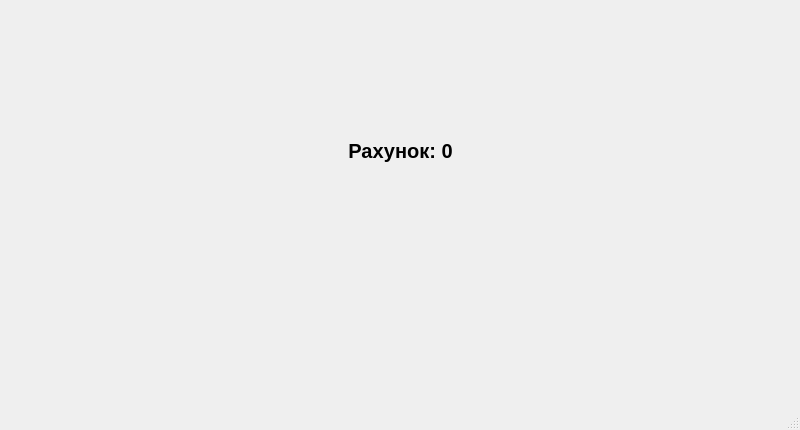
<?xml version="1.0" encoding="UTF-8"?>
<ui version="4.0">
 <class>MainWindow</class>
 <widget class="QMainWindow" name="MainWindow">
  <property name="geometry">
   <rect>
    <x>0</x>
    <y>0</y>
    <width>800</width>
    <height>430</height>
   </rect>
  </property>
  <property name="sizePolicy">
   <sizepolicy hsizetype="Fixed" vsizetype="Fixed">
    <horstretch>0</horstretch>
    <verstretch>0</verstretch>
   </sizepolicy>
  </property>
  <property name="minimumSize">
   <size>
    <width>800</width>
    <height>430</height>
   </size>
  </property>
  <property name="maximumSize">
   <size>
    <width>800</width>
    <height>430</height>
   </size>
  </property>
  <property name="windowTitle">
   <string>Лабораторна робота №6</string>
  </property>
  <widget class="QWidget" name="centralwidget">
   <widget class="QPushButton" name="flyObject">
    <property name="geometry">
     <rect>
      <x>110</x>
      <y>190</y>
      <width>42</width>
      <height>48</height>
     </rect>
    </property>
    <property name="sizePolicy">
     <sizepolicy hsizetype="Fixed" vsizetype="Fixed">
      <horstretch>0</horstretch>
      <verstretch>0</verstretch>
     </sizepolicy>
    </property>
    <property name="minimumSize">
     <size>
      <width>42</width>
      <height>48</height>
     </size>
    </property>
    <property name="maximumSize">
     <size>
      <width>42</width>
      <height>48</height>
     </size>
    </property>
    <property name="styleSheet">
     <string notr="true">background-color: none;
border: none;</string>
    </property>
    <property name="text">
     <string/>
    </property>
   </widget>
   <widget class="QPushButton" name="windowObject">
    <property name="geometry">
     <rect>
      <x>620</x>
      <y>140</y>
      <width>61</width>
      <height>161</height>
     </rect>
    </property>
    <property name="sizePolicy">
     <sizepolicy hsizetype="Minimum" vsizetype="Fixed">
      <horstretch>0</horstretch>
      <verstretch>0</verstretch>
     </sizepolicy>
    </property>
    <property name="minimumSize">
     <size>
      <width>0</width>
      <height>0</height>
     </size>
    </property>
    <property name="styleSheet">
     <string notr="true">background-color: none;
border: none;</string>
    </property>
    <property name="text">
     <string/>
    </property>
   </widget>
   <widget class="QPushButton" name="trapPlantObject">
    <property name="geometry">
     <rect>
      <x>570</x>
      <y>210</y>
      <width>51</width>
      <height>71</height>
     </rect>
    </property>
    <property name="minimumSize">
     <size>
      <width>0</width>
      <height>0</height>
     </size>
    </property>
    <property name="styleSheet">
     <string notr="true">background-color: none;
border: none;</string>
    </property>
    <property name="text">
     <string/>
    </property>
   </widget>
   <widget class="QPushButton" name="duplicateFly">
    <property name="geometry">
     <rect>
      <x>10</x>
      <y>340</y>
      <width>42</width>
      <height>48</height>
     </rect>
    </property>
    <property name="sizePolicy">
     <sizepolicy hsizetype="Fixed" vsizetype="Fixed">
      <horstretch>0</horstretch>
      <verstretch>0</verstretch>
     </sizepolicy>
    </property>
    <property name="minimumSize">
     <size>
      <width>42</width>
      <height>48</height>
     </size>
    </property>
    <property name="maximumSize">
     <size>
      <width>42</width>
      <height>48</height>
     </size>
    </property>
    <property name="styleSheet">
     <string notr="true">background-color: none;
border: none;</string>
    </property>
    <property name="text">
     <string/>
    </property>
   </widget>
   <widget class="QPushButton" name="frogObject">
    <property name="geometry">
     <rect>
      <x>110</x>
      <y>290</y>
      <width>42</width>
      <height>48</height>
     </rect>
    </property>
    <property name="sizePolicy">
     <sizepolicy hsizetype="Fixed" vsizetype="Fixed">
      <horstretch>0</horstretch>
      <verstretch>0</verstretch>
     </sizepolicy>
    </property>
    <property name="minimumSize">
     <size>
      <width>42</width>
      <height>48</height>
     </size>
    </property>
    <property name="maximumSize">
     <size>
      <width>42</width>
      <height>48</height>
     </size>
    </property>
    <property name="styleSheet">
     <string notr="true">background-color: none;
border: none;</string>
    </property>
    <property name="text">
     <string/>
    </property>
   </widget>
   <widget class="QLabel" name="frogKillsCount">
    <property name="enabled">
     <bool>true</bool>
    </property>
    <property name="geometry">
     <rect>
      <x>330</x>
      <y>130</y>
      <width>141</width>
      <height>41</height>
     </rect>
    </property>
    <property name="font">
     <font>
      <family>Arial</family>
      <pointsize>15</pointsize>
      <bold>true</bold>
      <stylestrategy>PreferDefault</stylestrategy>
     </font>
    </property>
    <property name="text">
     <string>Рахунок: 0</string>
    </property>
    <property name="alignment">
     <set>Qt::AlignmentFlag::AlignCenter</set>
    </property>
   </widget>
  </widget>
  <widget class="QMenuBar" name="menubar">
   <property name="geometry">
    <rect>
     <x>0</x>
     <y>0</y>
     <width>800</width>
     <height>18</height>
    </rect>
   </property>
  </widget>
  <widget class="QStatusBar" name="statusbar"/>
 </widget>
 <resources/>
 <connections/>
</ui>
